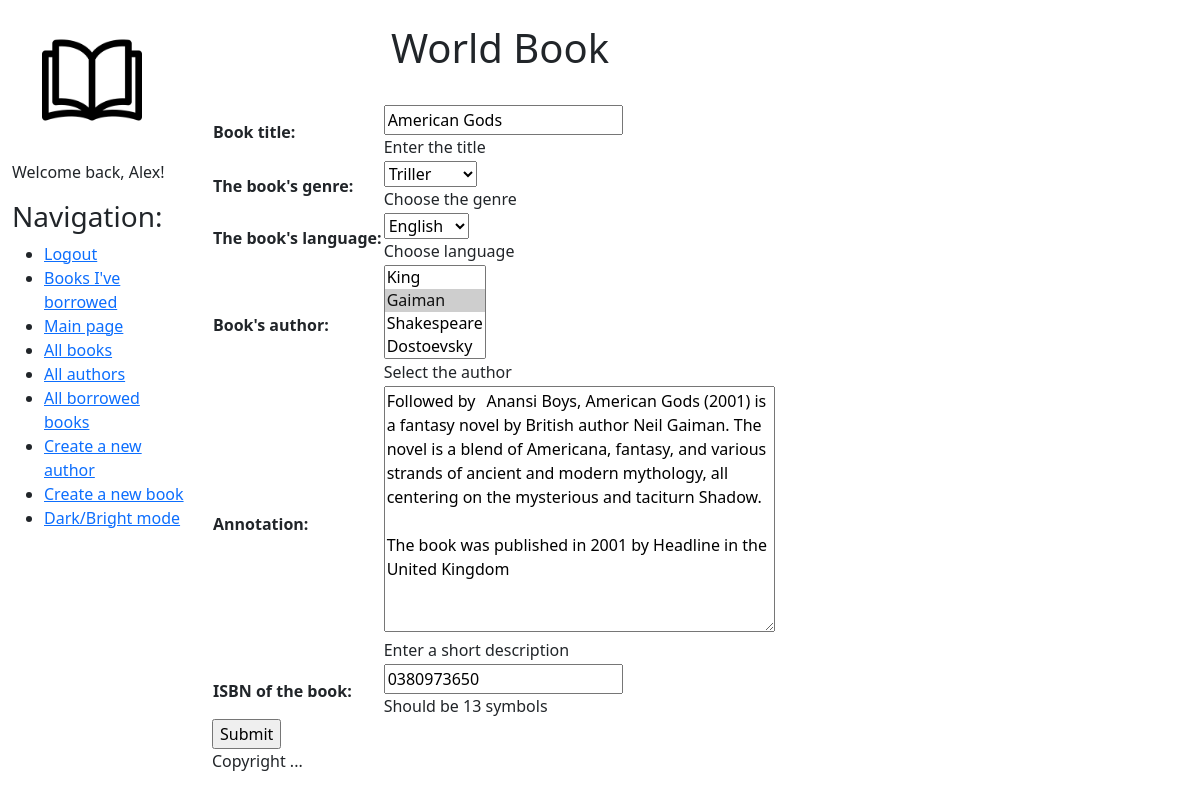
/detail_view/2/update/ (signed in), run on the app's committed database.
### catalog/models.py (models this page shows, shortened)
class Book(models.Model):
    title = models.CharField(max_length=200,
                             help_text="Enter the title",
                             verbose_name="Book title")
    genre = models.ForeignKey('Genre', on_delete=models.PROTECT,
                              help_text="Choose the genre",
                              verbose_name="The book's genre",
                              null=True)
    language = models.ForeignKey('Language', on_delete=models.PROTECT,
                                 help_text="Choose language",
                                 verbose_name="The book's language", null=True)
    author = models.ManyToManyField('Author',
                                    help_text="Select the author",
                                    verbose_name="Book's author")
    summary = models.TextField(max_length=1000,
                               help_text="Enter a short description",
                               verbose_name="Annotation")
    isbn = models.CharField(max_length=13,
                            help_text="Should be 13 symbols",
                            verbose_name="ISBN of the book")
    def display_author(self):
        return ', '.join([author.last_name for author in self.author.all()])
    display_author.short_description = 'Authors'

### catalog/views.py (the view)
# urls.py: path('detail_view/<int:pk>/update/',        views.BookUpdate.as_view(),                name='book_update'),
class BookUpdate(PermissionRequiredMixin, UpdateView):
    model = Book
    fields = "__all__"
    template_name = 'catalog/book_form.html'
    permission_required = 'catalog.can_mark_returned'
    success_url = reverse_lazy("book_list")

### catalog/models.py (called while the page is built)
    def __str__(self):
        return self.name

    def __str__(self):
        return self.name

    def __str__(self):
        return self.last_name

### catalog/templates/catalog/book_form.html (shortened to what this page needs)
{%extends 'catalog/base.html'%}
{%block content%}
    <form action="" method="post">
        <table>
            {{ form.as_table }}
        </table>
        <input type="submit" value="Submit" />
    </form>
{%endblock content%}

### catalog/templates/catalog/base.html (shortened to what this page needs)
<!DOCTYPE html>
<html lang="en">
<head>
  <link rel="stylesheet" href="https://cdn.jsdelivr.net/npm/bootstrap@5.1.3/dist/css/bootstrap.min.css">
  {% load static %}
  <link rel="stylesheet" href="{% static 'css/styles.css' %}">
</head>
<body>
  <div class="container-fluid">
    <div class="row">
      <div class="col-sm-2">
          {% block sidebar %}
          <img src="{% static 'img/logo.png' %}" style="margin: 30px; width:100px; height:100px;" align="absmiddle">
          {% if user.is_authenticated %}
            <p>Welcome back, {{user.get_username.title}}!</p>
          {% endif %}
          <h3>Navigation: </h3>
              <ul class="sidebar-nav">
                {% if user.is_authenticated %}
                  <li><a href="{% url 'logout'%}?next={{request.path}}">Logout</a></li>
                  <li><a href="{% url 'my-borrowed'%}?next={{request.path}}">Books I've borrowed </a></li>
                {% else %}
                  <li><a href="{% url 'login'%}?next={{request.path}}">Login</a></li>
                {% endif %}
                  <li><a href="{% url 'index'       %}">Main page</a></li>
                  <li><a href="{% url 'book_list'   %}">All books</a></li>
                  <li><a href="{% url 'author_list' %}">All authors</a></li>
                  {% if user.is_staff %}
                    <li><a href="{% url 'all-borrowed' %}">All borrowed books</a></li>
                    <li><a href="{% url 'author_create' %}">Create a new author</a></li>
                    <li><a href="{% url 'book_create' %}">Create a new book</a></li>
                  {% endif %}
                  <li><a href="">Dark/Bright mode</a></li>
              </ul>
          {% endblock sidebar%}
      </div>
      <div class="col-sm-6">
          <br>
          <h1 class="text-center">World Book</h1>
          <br>
          {% block content %}
          {% endblock content%}
          {% block footer %}
             {% block copyright %}
                <p>Copyright ...</p>
             {% endblock %}
          {% endblock %}
      </div>
    </div>
  </div>
</body>
</html>

### data on the page
Book: title "American Gods", genre "Triller", language "English", summary "Followed by Anansi Boys, American Gods (2001) is a fantasy novel by British author Neil Gaiman. The novel is a blend of Americana, fantasy, and various strands of ancient and modern mythology, all centering on the mysterious and taciturn Shadow. The book was published in 2001 by Headline in the United Kingdom", isbn "0380973650"

### other printed values
{{ user.get_username.title }} "Alex"
